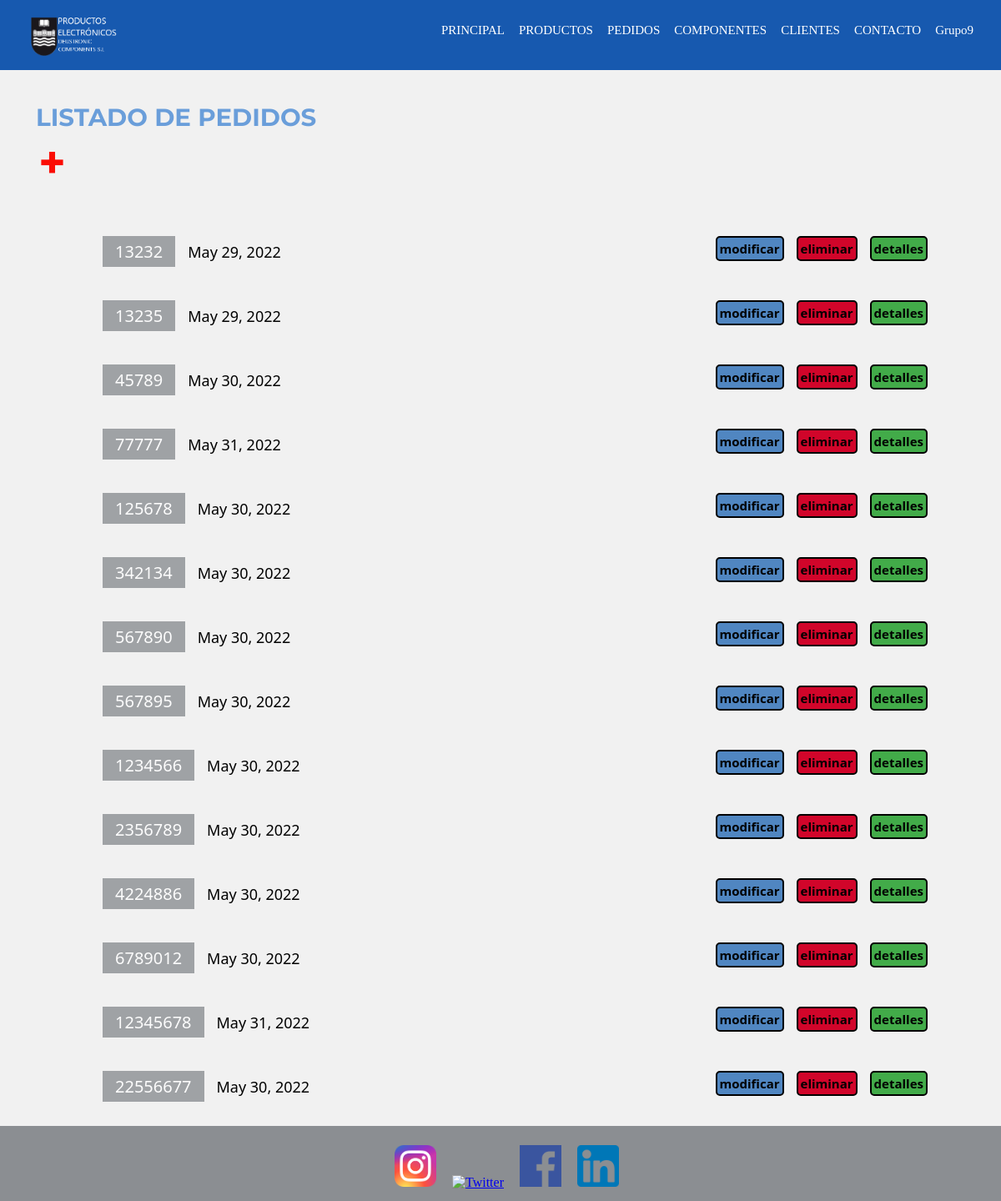
The page /deustronic/listadoPedido (signed in) on the database as committed earlier.
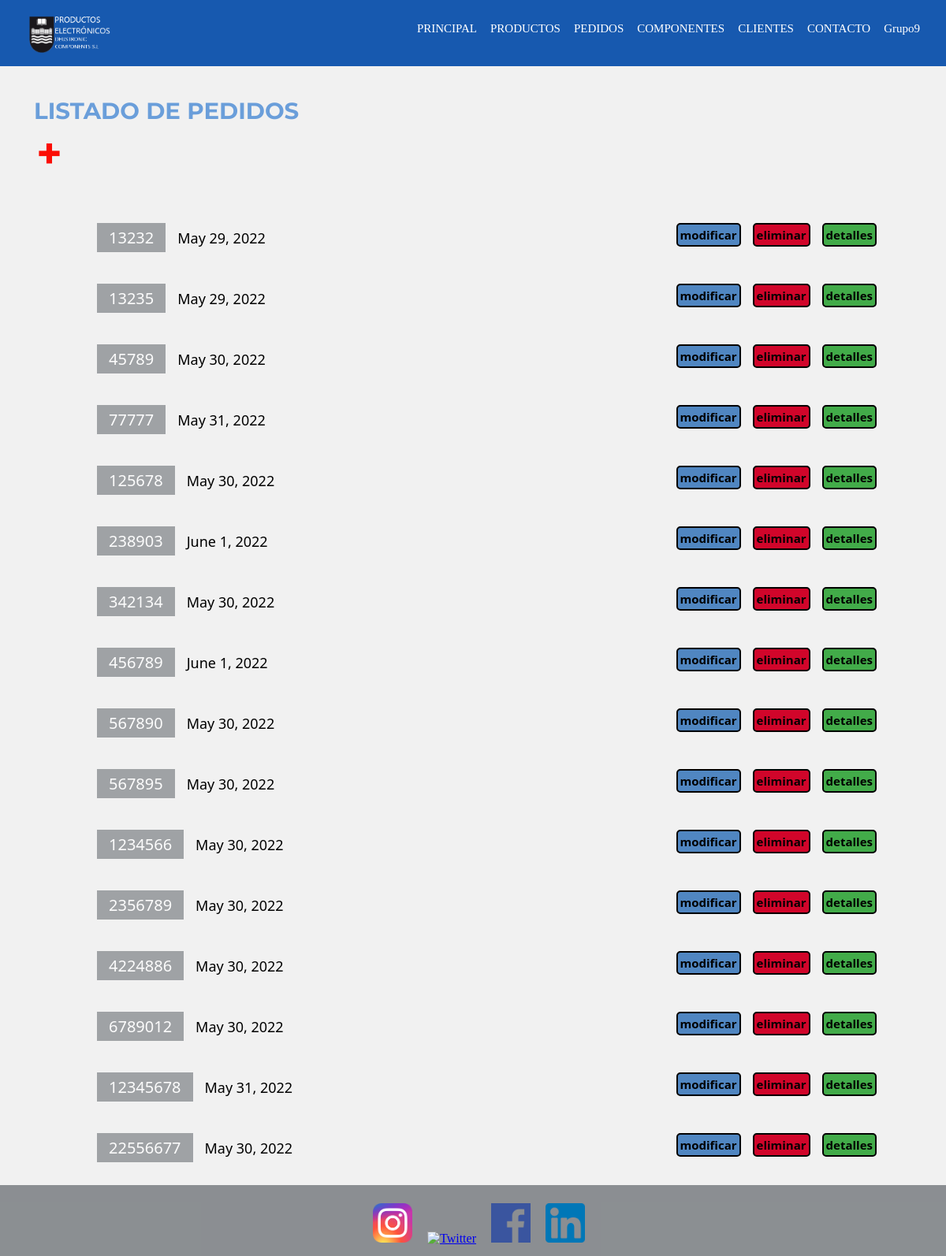
The same page on the database as committed later.
### deustronic/models.py (models this page shows, shortened)
class Pedido(models.Model):
    referencia = models.IntegerField(primary_key=True)
    fecha = models.DateField(auto_now = True)
    cliente = models.ForeignKey(Cliente, on_delete=models.CASCADE, null = True)
    producto = models.ManyToManyField(Producto)
    cantidadproducto = models.IntegerField()
    precioTotal = models.FloatField()

### deustronic/views.py (the view)
# urls.py: path('listadoPedido', views.listadoPedido, name='listadoPedido'),
def listadoPedido(request):
    pedido = get_list_or_404(Pedido)
    context = {
        'pedidos': pedido,
    }
    return render(request, "listadoPedido.html", context)

### deustronic/templates/listadoPedido.html
{% extends "base.html" %}
{% load static %}
{% block content %}
    <header>
    {% if user.is_authenticated %}
    <article class="listados" id="listadosIzq">
        <header>
            <div class="listadostitulo">
                <h3>LISTADO DE PEDIDOS</h3>
                    {% if perms.appGestionDePedidos.add_pedido %}
                        <a class="añadir" href="{% url 'anyadirPedido' %}">+</a>
                    {% endif %}
            </div>
        </header>
            <div class="listadosContenido">
                <div class="busqueda">
                    {% if pedidos %}
                        <ul>
                            {% for pedido in pedidos %}
                                <li>
                                    <span>{{pedido.pk}}</span>{{pedido.fecha}}
                                    {% if perms.appGestionDePedidos.view_pedido %}
                                        <a class="detalles" href="http://127.0.0.1:8000/deustronic/detallePedido/{{pedido.pk}}/">detalles</a>
                                    {% endif %}
                                    {% if perms.appGestionDePedidos.delete_pedido %}
                                        <a class="eliminar" href="http://127.0.0.1:8000/deustronic/eliminarPedido/{{pedido.pk}}/">eliminar</a>
                                    {% endif %}
                                    {% if perms.appGestionDePedidos.change_pedido %}
                                        <a class="modificar" href="http://127.0.0.1:8000/deustronic/modificarPedido/{{pedido.pk}}">modificar</a>
                                    {% endif %}
                                </li>
                            {% endfor %}
                        </ul>
                    {% else %}
                        <h4>No existen pedidos en Deustronic Components S.L.</h4>
                        {% if perms.appGestionDePedidos.add_pedido %}
                            <p>Para añadir un pedido haga click <a class="añadir" href="{% url 'anyadirPedido' %}">aquí</a></p>
                        {% endif %}
                    {% endif %}
                </div>
            </div>
        </article>
    {% endif %}
{% endblock %}

Rows that differ between the two databases and show on the page:
added Pedido: pk "238903", fecha "June 1, 2022"
added Pedido: pk "456789", fecha "June 1, 2022"
